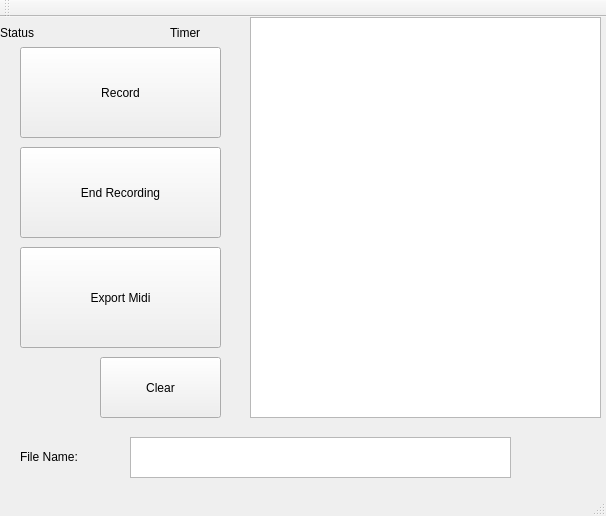
<?xml version="1.0" encoding="UTF-8"?>
<ui version="4.0">
 <class>Music</class>
 <widget class="QMainWindow" name="Music">
  <property name="geometry">
   <rect>
    <x>0</x>
    <y>0</y>
    <width>606</width>
    <height>516</height>
   </rect>
  </property>
  <property name="windowTitle">
   <string>Music</string>
  </property>
  <widget class="QWidget" name="centralWidget">
   <widget class="QPushButton" name="Record">
    <property name="geometry">
     <rect>
      <x>20</x>
      <y>30</y>
      <width>201</width>
      <height>91</height>
     </rect>
    </property>
    <property name="text">
     <string>Record</string>
    </property>
   </widget>
   <widget class="QPushButton" name="StopRecord">
    <property name="geometry">
     <rect>
      <x>20</x>
      <y>130</y>
      <width>201</width>
      <height>91</height>
     </rect>
    </property>
    <property name="text">
     <string>End Recording</string>
    </property>
   </widget>
   <widget class="QPushButton" name="ExportMidi">
    <property name="geometry">
     <rect>
      <x>20</x>
      <y>230</y>
      <width>201</width>
      <height>101</height>
     </rect>
    </property>
    <property name="text">
     <string>Export Midi</string>
    </property>
   </widget>
   <widget class="QLabel" name="background">
    <property name="geometry">
     <rect>
      <x>-200</x>
      <y>-40</y>
      <width>1421</width>
      <height>981</height>
     </rect>
    </property>
    <property name="text">
     <string>TextLabel</string>
    </property>
   </widget>
   <widget class="QLabel" name="status">
    <property name="geometry">
     <rect>
      <x>0</x>
      <y>0</y>
      <width>171</width>
      <height>31</height>
     </rect>
    </property>
    <property name="text">
     <string>Status</string>
    </property>
   </widget>
   <widget class="QTextEdit" name="cmd">
    <property name="geometry">
     <rect>
      <x>250</x>
      <y>0</y>
      <width>351</width>
      <height>401</height>
     </rect>
    </property>
    <property name="readOnly">
     <bool>true</bool>
    </property>
   </widget>
   <widget class="QLabel" name="timer">
    <property name="geometry">
     <rect>
      <x>170</x>
      <y>0</y>
      <width>81</width>
      <height>31</height>
     </rect>
    </property>
    <property name="text">
     <string>Timer</string>
    </property>
   </widget>
   <widget class="QLabel" name="watermark">
    <property name="geometry">
     <rect>
      <x>520</x>
      <y>400</y>
      <width>81</width>
      <height>71</height>
     </rect>
    </property>
    <property name="text">
     <string/>
    </property>
    <property name="pixmap">
     <pixmap resource="watermark.qrc">:/new/logo/IMG-1898.jpg</pixmap>
    </property>
    <property name="scaledContents">
     <bool>true</bool>
    </property>
   </widget>
   <widget class="QTextEdit" name="filename">
    <property name="geometry">
     <rect>
      <x>130</x>
      <y>420</y>
      <width>381</width>
      <height>41</height>
     </rect>
    </property>
   </widget>
   <widget class="QLabel" name="filelabel">
    <property name="geometry">
     <rect>
      <x>20</x>
      <y>410</y>
      <width>111</width>
      <height>61</height>
     </rect>
    </property>
    <property name="lineWidth">
     <number>-1</number>
    </property>
    <property name="text">
     <string>File Name:</string>
    </property>
    <property name="textFormat">
     <enum>Qt::RichText</enum>
    </property>
    <property name="scaledContents">
     <bool>true</bool>
    </property>
    <property name="wordWrap">
     <bool>true</bool>
    </property>
    <property name="margin">
     <number>5</number>
    </property>
   </widget>
   <widget class="QPushButton" name="clear">
    <property name="geometry">
     <rect>
      <x>100</x>
      <y>340</y>
      <width>121</width>
      <height>61</height>
     </rect>
    </property>
    <property name="text">
     <string>Clear</string>
    </property>
   </widget>
   <zorder>background</zorder>
   <zorder>Record</zorder>
   <zorder>StopRecord</zorder>
   <zorder>ExportMidi</zorder>
   <zorder>status</zorder>
   <zorder>timer</zorder>
   <zorder>cmd</zorder>
   <zorder>watermark</zorder>
   <zorder>filename</zorder>
   <zorder>filelabel</zorder>
   <zorder>clear</zorder>
  </widget>
  <widget class="QToolBar" name="mainToolBar">
   <attribute name="toolBarArea">
    <enum>TopToolBarArea</enum>
   </attribute>
   <attribute name="toolBarBreak">
    <bool>false</bool>
   </attribute>
  </widget>
  <widget class="QStatusBar" name="statusBar"/>
 </widget>
 <layoutdefault spacing="6" margin="11"/>
 <resources>
  <include location="watermark.qrc"/>
 </resources>
 <connections/>
</ui>
